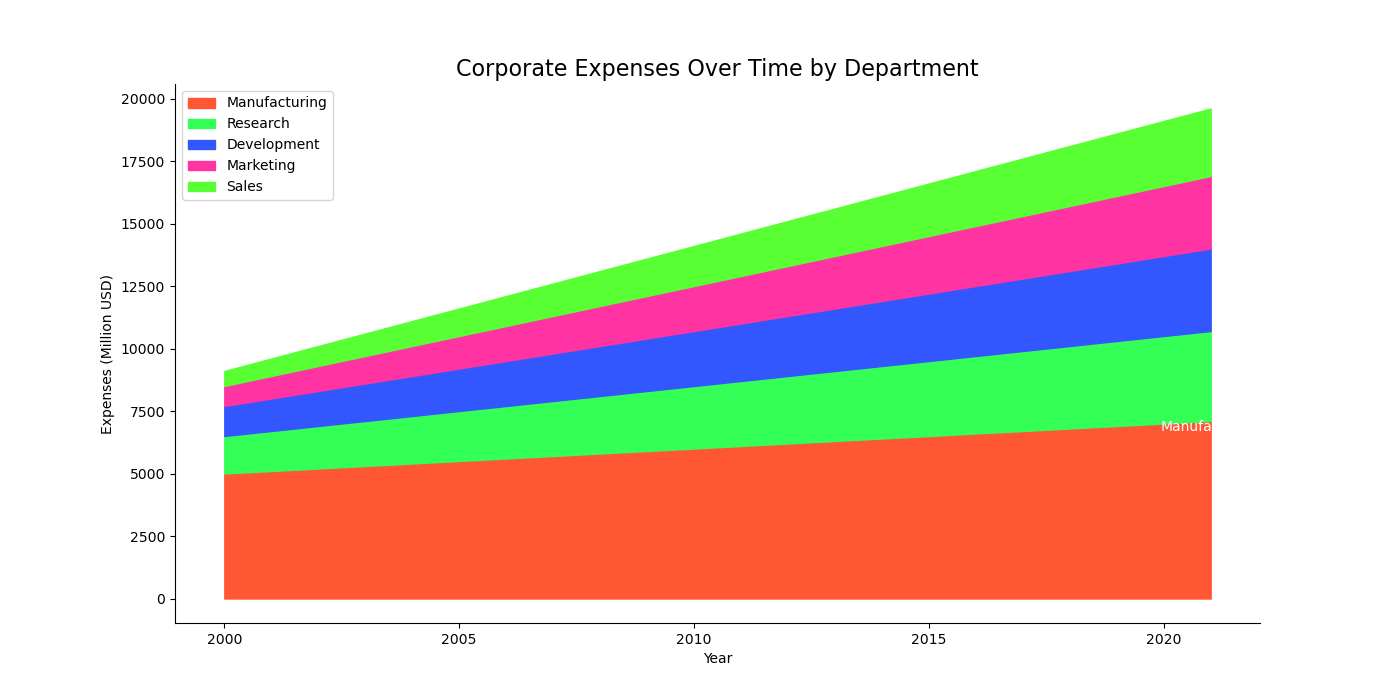

The Python source for this figure:

import matplotlib.pyplot as plt
import pandas as pd
import seaborn as sns

# Data
data = {
    'Year': [i for i in range(2000, 2022)],
    'Manufacturing': [5000 + 100 * i for i in range(22)],
    'Research': [1500 + 100 * i for i in range(22)],
    'Development': [1200 + 100 * i for i in range(22)],
    'Marketing': [800 + 100 * i for i in range(22)],
    'Sales': [600 + 100 * i for i in range(22)],
}
df = pd.DataFrame(data)

# Melting the data to long format
df_melted = df.melt('Year', var_name='Sector', value_name='Expenses')

# Pivot for cumulative sum to stack the sectors on top of each other
df_melted['Cumulative'] = df_melted.groupby('Year')['Expenses'].cumsum()

# Plot
plt.figure(figsize=(14, 7))
colors = ["#FF5733", "#33FF57", "#3357FF", "#FF33A1", "#57FF33"]

# Loop to create the stacked area plot
for i, sector in enumerate(df_melted['Sector'].unique()):
    if i == 0:
        plt.fill_between(df['Year'], 0, df_melted[df_melted['Sector'] == sector]['Cumulative'], color=colors[i], label=sector)
    else:
        plt.fill_between(df['Year'], 
                         df_melted[df_melted['Sector'] == df_melted['Sector'].unique()[i-1]]['Cumulative'], 
                         df_melted[df_melted['Sector'] == sector]['Cumulative'], 
                         color=colors[i], label=sector)

# Annotating the last value of Manufacturing for example
last_year_data = df_melted[df_melted['Year'] == df['Year'].max()]
manufacturing_last_value = last_year_data[last_year_data['Sector'] == 'Manufacturing']['Cumulative'].values[0]
plt.text(df['Year'].max(), manufacturing_last_value - 250, "Manufacturing", verticalalignment='center', horizontalalignment='center', color="white", fontsize=10)

# Customizing the plot
plt.title("Corporate Expenses Over Time by Department", fontsize=16)
plt.xlabel("Year")
plt.ylabel("Expenses (Million USD)")
plt.legend(loc='upper left')
sns.despine()
plt.show()
